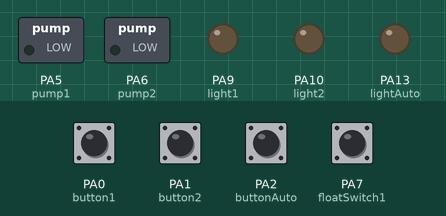
The sketch below on a simulated STM32 Blue Pill. On the bench: switched loads named in the sketch (green lamp = pin HIGH), output pins drawn as LEDs (lit = HIGH). The test bench sets the inputs (shaded band); at power-on: PA0 (button1), PA1 (button2), PA2 (buttonAuto), PA7 (floatSwitch1) HIGH. EEPROM starts erased.

Above: at 1.2 s.
1.3 s: PA0 (button1) pulled LOW for 0.15 s
At 2.3 s:
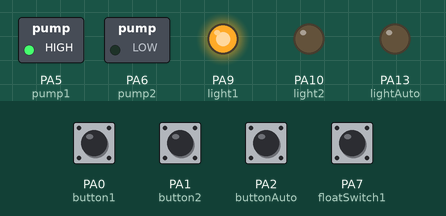
2.9 s: PA1 (button2) pulled LOW for 0.15 s
At 3.6 s:
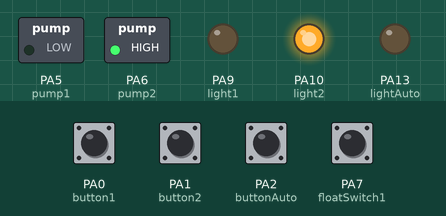
4.5 s: PA2 (buttonAuto) pulled LOW for 0.15 s
At 4.8 s:
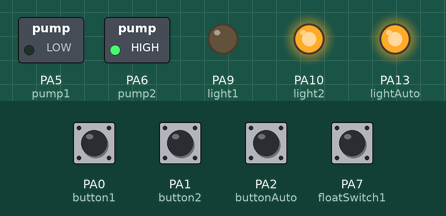
6.1 s: PA0 (button1) pulled LOW for 1 s
At 7.2 s:
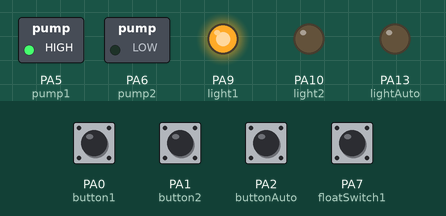
8.6 s: PA2 (buttonAuto) pulled LOW for 1 s
At 9.1 s:
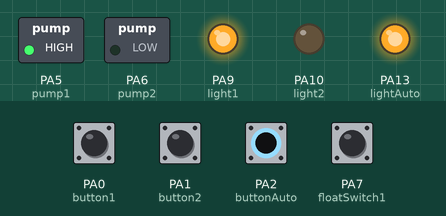
11.1 s: PA1 (button2) pulled LOW for 1 s
At 12.3 s:
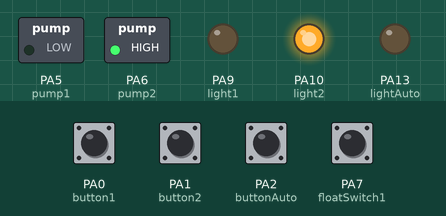
Timing chart, 0 to 14.1 s (numbered marks = the images above; inputs shaded):
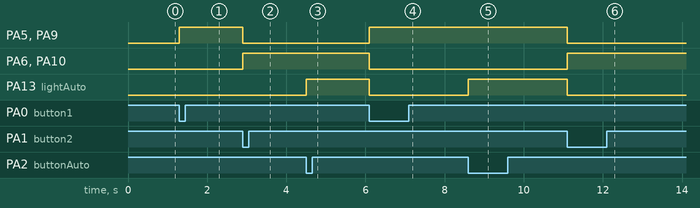

Measured:
- after the input at 1.3 s, PA5 (pump1), PA9 (light1): LOW → HIGH at once
- after the input at 2.9 s, PA5 (pump1), PA9 (light1): HIGH → LOW at once; PA6 (pump2), PA10 (light2): LOW → HIGH at once
- after the input at 4.5 s, PA13 (lightAuto): LOW → HIGH at once
- after the input at 6.1 s, PA5 (pump1), PA9 (light1): LOW → HIGH at once; PA6 (pump2), PA10 (light2), PA13 (lightAuto): HIGH → LOW at once
- after the input at 8.6 s, PA13 (lightAuto): LOW → HIGH at once
- after the input at 11.1 s, PA5 (pump1), PA9 (light1), PA13 (lightAuto): HIGH → LOW at once; PA6 (pump2), PA10 (light2): LOW → HIGH at once

The sketch:

ELENKTIS_MEMFYS_MAIN_NANO.ino
```cpp
#include <EEPROM.h>
#include <Chrono.h>
Chrono pumpChrono(Chrono::SECONDS);

#define pump1 PA5
#define pump2 PA6
#define floatSwitch1 PA7
#define floatSwitch2 PB1
#define light1 PA9
#define light2 PA10
#define lightAuto PA13
#define button1 PA0
#define button2 PA1
#define buttonAuto PA2

// #define pump1 31
// #define pump2 27
// #define floatSwitch1 36
// #define floatSwitch2 38
// #define light1 29
// #define light2 25
// #define lightAuto 23
// #define button1 42
// #define button2 44
// #define buttonAuto 46


static enum pump_mode { AUTOMATIC,
                        PUMP1,
                        PUMP2 } mode;
static enum pump_state { UNLOCK,
                         LOCK } lockState;
bool pump1state, pump2state, previousState = LOW;
unsigned long timeCount = millis();
uint8_t debounce = 50;

void setup() {
  // put your setup code here, to run once:
  pinMode(pump1, OUTPUT);
  pinMode(pump2, OUTPUT);
  pinMode(light1, OUTPUT);
  pinMode(light2, OUTPUT);
  pinMode(lightAuto, OUTPUT);
  pinMode(button1, INPUT_PULLUP);
  pinMode(button2, INPUT_PULLUP);
  pinMode(buttonAuto, INPUT_PULLUP);
  pinMode(floatSwitch1, INPUT_PULLUP);
  pinMode(floatSwitch2, INPUT_PULLUP);
  pump1state = LOW;
  pump2state = LOW;
  EEPROM.get(0 * sizeof(mode), mode);  //read EEPROM
  lockState = UNLOCK;
  //Serial.begin(9600);
}

void loop() {
  // put your main code here, to run repeatedly:
  checkButtonPress();


  /* Check if both tanks are below setpoint
   * turn off pumps if tanks are below
   * lock the rest of the loop
  */

  if (digitalRead(floatSwitch1) == LOW && digitalRead(floatSwitch2) == LOW && lockState == UNLOCK) {
    lockState = LOCK;
    pump2state = LOW;
    pump1state = LOW;
    digitalWrite(pump1, pump1state);
    digitalWrite(light1, pump1state);
    digitalWrite(pump2, pump2state);
    digitalWrite(light2, pump2state);
  }


  /* Check if any tank is above setpoint
   * unlock the rest of the loop if so
  */
  if ((digitalRead(floatSwitch1) == HIGH || digitalRead(floatSwitch2) == HIGH) && lockState == LOCK) {
    lockState = UNLOCK;
    //Serial.println("unlock loop");
  }

  if (lockState == UNLOCK) {
    if (mode == AUTOMATIC) {

      /* Check if both pumps are off (first run)
       * turn on pump 1 first and start timing
      */
      if (pump1state == LOW && pump2state == LOW) {
        pump1state = HIGH;
        digitalWrite(lightAuto, HIGH);
        digitalWrite(pump1, pump1state);
        digitalWrite(light1, pump1state);
        pumpChrono.restart();
      }

      /* Check if pump 1 is on and 1 hour has passed
       * turn off pump 1 and turn on pump 2
      */
      if (pump1state == HIGH && pump2state == LOW && pumpChrono.hasPassed(3600)) {
        pump2state = HIGH;
        pump1state = LOW;
        digitalWrite(pump1, pump1state);
        digitalWrite(light1, pump1state);
        digitalWrite(pump2, pump2state);
        digitalWrite(light2, pump2state);
        pumpChrono.restart();
      }

      /* Check if pump 2 is On and 1 hour has passed
       * turn off pump 2 and turn on pump 1
      */
      if (pump2state == HIGH && pump1state == LOW && pumpChrono.hasPassed(3600)) {
        pump1state = HIGH;
        pump2state = LOW;
        digitalWrite(pump2, pump2state);
        digitalWrite(light2, pump2state);
        digitalWrite(pump1, pump1state);
        digitalWrite(light1, pump1state);
        pumpChrono.restart();
      }
    } else if (mode == PUMP1) {
      /* turn On pump 1 if not On already
      */
      if (pump1state == LOW) {
        pump2state = LOW;
        digitalWrite(pump2, pump2state);
        digitalWrite(light2, pump2state);
        pump1state = HIGH;
        digitalWrite(pump1, pump1state);
        digitalWrite(light1, pump1state);
      }
    } else if (mode == PUMP2) {
      /* turn On pump 2 if not On already
      */
      if (pump2state == LOW) {
        pump1state = LOW;
        digitalWrite(pump1, pump1state);
        digitalWrite(light1, pump1state);
        pump2state = HIGH;
        digitalWrite(pump2, pump2state);
        digitalWrite(light2, pump2state);
      }
    }
  }
}
void checkButtonPress() {
  if (!digitalRead(buttonAuto) && previousState == HIGH && millis() - timeCount > debounce) {
    mode = AUTOMATIC;
    EEPROM.put(0 * sizeof(mode), mode);  //save to EEPROM
    digitalWrite(lightAuto, HIGH);
    pumpChrono.restart();
    timeCount = millis();
    previousState = !previousState;
  } else if (!digitalRead(button1) && previousState == HIGH && millis() - timeCount > debounce) {
    mode = PUMP1;
    EEPROM.put(0 * sizeof(mode), mode);  //save to EEPROM
    digitalWrite(lightAuto, LOW);
    timeCount = millis();
    previousState = !previousState;
  } else if (!digitalRead(button2) && previousState == HIGH && millis() - timeCount > debounce) {
    mode = PUMP2;
    EEPROM.put(0 * sizeof(mode), mode);  //save to EEPROM
    digitalWrite(lightAuto, LOW);
    timeCount = millis();
    previousState = !previousState;
  } else {
    previousState = !previousState;
  }
}
```
